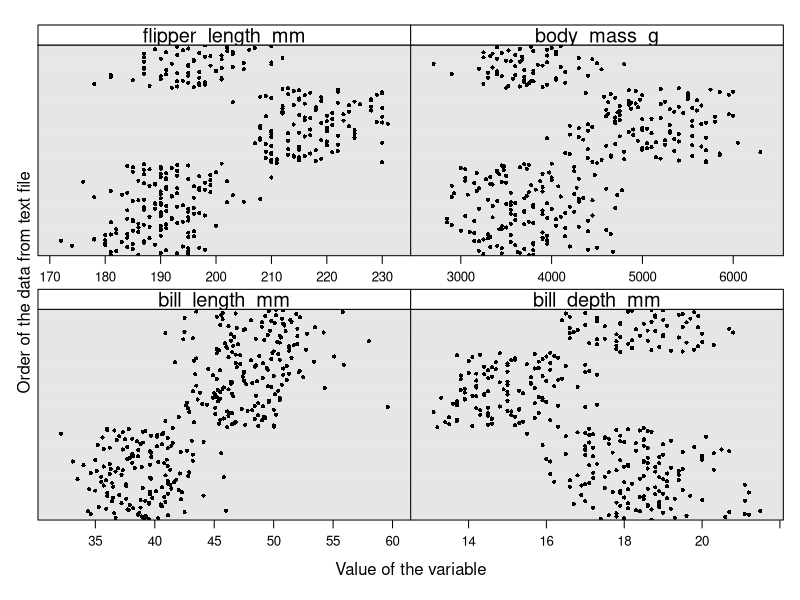
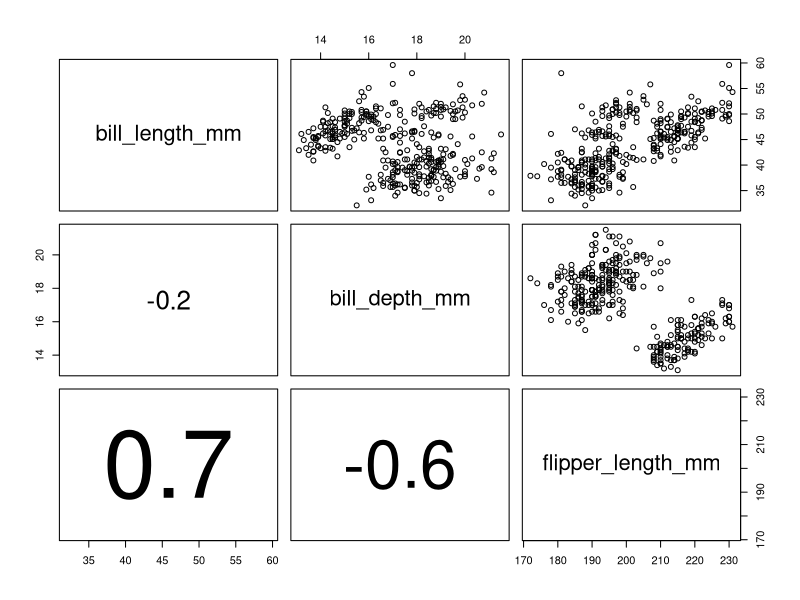
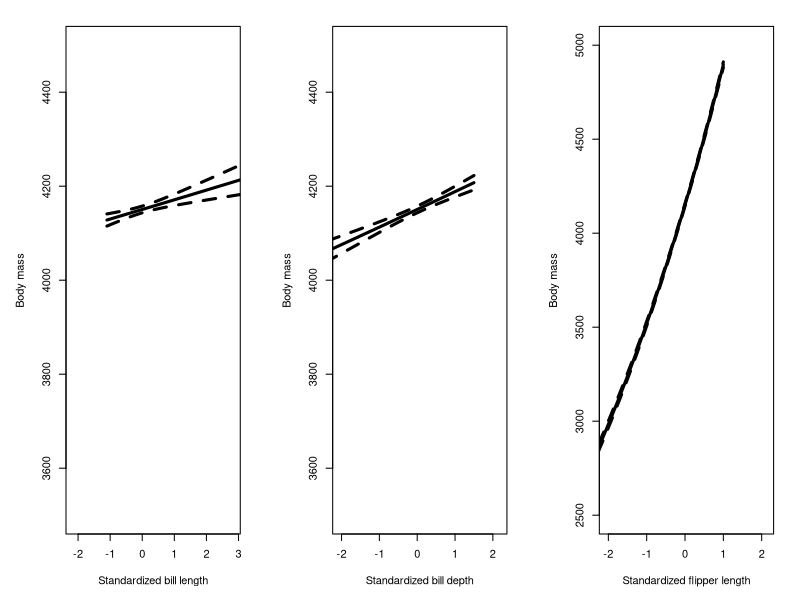
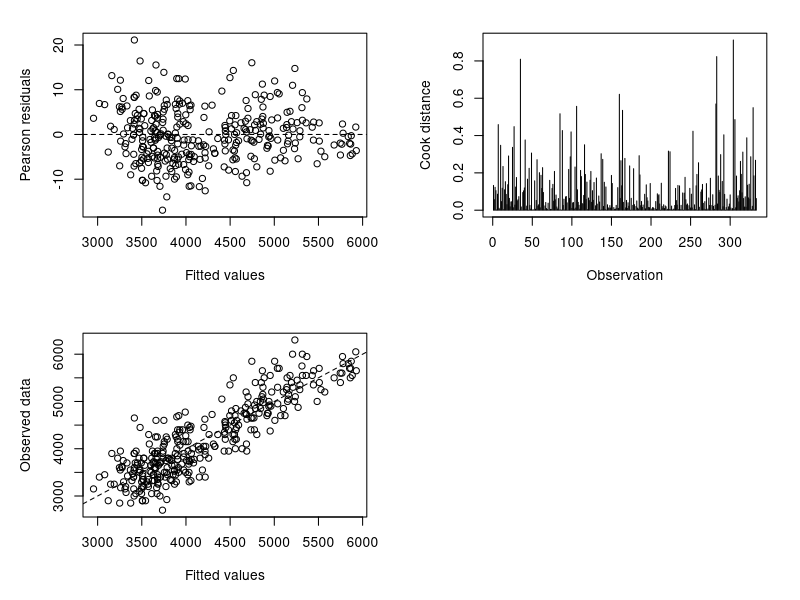
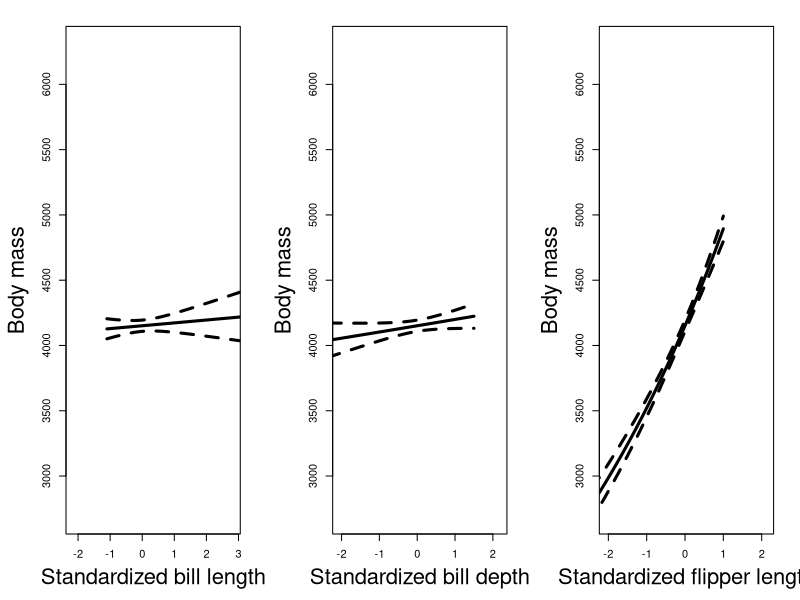

The R script that drew these images, in order:
## ---- chunk 1
knitr::opts_chunk$set(echo = FALSE)
## ---- chunk 2
library(palmerpenguins)
data("penguins")
attach(penguins)
penguins <- na.omit(penguins) #remove missing values
str(penguins)
## ---- chunk 3
library(lattice)
MyVar <- c("bill_length_mm", "bill_depth_mm", "flipper_length_mm", 
           "body_mass_g")
## ---- chunk 4
Mydotplot <- function(DataSelected){
  
P <- dotplot(as.matrix(as.matrix(DataSelected)),
               groups=FALSE,
               strip = strip.custom(bg = 'white',
                                    par.strip.text = list(cex = 1.2)),
               scales = list(x = list(relation = "free", draw = TRUE),
                             y = list(relation = "free", draw = FALSE)),
               col=1, cex  = 0.5, pch = 16,
               xlab = list(label = "Value of the variable", cex = 1),
               ylab = list(label = "Order of the data from text file", cex = 1))
  
  print(P)  
}


Mydotplot(penguins[,MyVar])
## ---- chunk 5
#Collinearity
MyVar <- c("bill_length_mm", "bill_depth_mm", "flipper_length_mm")

panel.cor <- function(x, y, digits=1, prefix="", cex.cor = 6)
{
  usr <- par("usr"); on.exit(par(usr))
  par(usr = c(0, 1, 0, 1))
  r1=cor(x,y,use="pairwise.complete.obs")
  r <- abs(cor(x, y,use="pairwise.complete.obs"))
  txt <- format(c(r1, 0.123456789), digits=digits)[1]
  txt <- paste(prefix, txt, sep="")
  if(missing(cex.cor)) { cex <- 0.9/strwidth(txt) } else {
     cex = cex.cor}
  text(0.5, 0.5, txt, cex = cex * r)
}

pairs(penguins[, MyVar], 
      lower.panel = panel.cor)
## ---- chunk 6

#####################################################################
#VIF FUNCTION.
#To use:  corvif(YourDataFile)
corvif <- function(dataz) {
  dataz <- as.data.frame(dataz)
  
  #vif part
  form    <- formula(paste("fooy ~ ",paste(strsplit(names(dataz)," "),collapse=" + ")))
  dataz   <- data.frame(fooy=1 + rnorm(nrow(dataz)) ,dataz)
  lm_mod  <- lm(form,dataz)
  
  cat("\n\nVariance inflation factors\n\n")
  print(myvif(lm_mod))
}


#Support function for corvif. Will not be called by the user
myvif <- function(mod) {
  v <- vcov(mod)
  assign <- attributes(model.matrix(mod))$assign
  if (names(coefficients(mod)[1]) == "(Intercept)") {
    v <- v[-1, -1]
    assign <- assign[-1]
  } else warning("No intercept: vifs may not be sensible.")
  terms <- labels(terms(mod))
  n.terms <- length(terms)
  if (n.terms < 2) stop("The model contains fewer than 2 terms")
  if (length(assign) > dim(v)[1] ) {
    diag(tmp_cor)<-0
    if (any(tmp_cor==1.0)){
      return("Sample size is too small, 100% collinearity is present")
    } else {
      return("Sample size is too small")
    }
  }
  R <- cov2cor(v)
  detR <- det(R)
  result <- matrix(0, n.terms, 3)
  rownames(result) <- terms
  colnames(result) <- c("GVIF", "Df", "GVIF^(1/2Df)")
  for (term in 1:n.terms) {
    subs <- which(assign == term)
    result[term, 1] <- det(as.matrix(R[subs, subs])) * det(as.matrix(R[-subs, -subs])) / detR
    result[term, 2] <- length(subs)
  }
  if (all(result[, 2] == 1)) {
    result <- data.frame(GVIF=result[, 1])
  } else {
    result[, 3] <- result[, 1]^(1/(2 * result[, 2]))
  }
  invisible(result)
}
#END VIF FUNCTIONS
## ---- chunk 7
corvif(penguins[,MyVar])
#In principle that is ok!
## ---- chunk 8
penguins$bill_length_mm.std      <- as.numeric(scale(penguins$bill_length_mm))
penguins$bill_depth_mm.std  <- as.numeric(scale(penguins$bill_depth_mm))
penguins$flipper_length_mm.std <- as.numeric(scale(penguins$flipper_length_mm))
## ---- chunk 9
M1 <- glm(body_mass_g ~ bill_length_mm.std +  
                    bill_depth_mm.std + flipper_length_mm.std,
          family = "poisson",
          data = penguins)
## ---- chunk 10
print(summary(M1), digits=3, signif.stars = FALSE)
## ---- chunk 11
par(mfrow = c(1,3), mar = c(5,5,2,2))
plot(x=penguins$bill_length_mm.std , y = penguins$body_mass_g,
     xlab = "Standardized bill length",
     ylab = "Body mass",
     ylim = c(3500, 4500),
     cex.lab = 1,
     pch = 16, type = "n")

range(penguins$bill_length_mm.std)
MyData <- data.frame(bill_length_mm.std = seq(-1.1, 4, length = 25),
                     bill_depth_mm.std   = 0,
                     flipper_length_mm.std = 0)
P1 <- predict(M1, newdata = MyData, type = "link", se = TRUE)
lines(x = MyData$bill_length_mm.std, y = exp(P1$fit), lwd = 3)
lines(x = MyData$bill_length_mm.std, y = exp(P1$fit + 2*P1$se.fit), lwd = 3, lty = 2)
lines(x = MyData$bill_length_mm.std, y = exp(P1$fit - 2*P1$se.fit), lwd = 3, lty = 2)
     

plot(x=penguins$bill_depth_mm.std  , y = penguins$body_mass_g,
     xlab = "Standardized bill depth",
     ylab = "Body mass",
     ylim = c(3500, 4500),
     cex.lab = 1,
     pch = 16, type = "n")

range(penguins$bill_depth_mm.std )
MyData <- data.frame(bill_length_mm.std = 0,
                     bill_depth_mm.std   = seq(-3, 1.5, length = 25),
                     flipper_length_mm.std = 0)
P1 <- predict(M1, newdata = MyData, type = "link", se = TRUE)
lines(x = MyData$bill_depth_mm.std , y = exp(P1$fit), lwd = 3)
lines(x = MyData$bill_depth_mm.std , y = exp(P1$fit + 2*P1$se.fit), lwd = 3, lty = 2)
lines(x = MyData$bill_depth_mm.std , y = exp(P1$fit - 2*P1$se.fit), lwd = 3, lty = 2)
     


plot(x=penguins$flipper_length_mm.std , y = penguins$body_mass_g,
     xlab = "Standardized flipper length",
     ylab = "Body mass",
     ylim = c(2500, 5000),
     cex.lab = 1,
     pch = 16, type = "n")

range(penguins$flipper_length_mm.std)
MyData <- data.frame(bill_length_mm.std = 0,
                     bill_depth_mm.std   = 0,
                     flipper_length_mm.std = seq(-4, 1, length = 25))
P1 <- predict(M1, newdata = MyData, type = "link", se = TRUE)
lines(x = MyData$flipper_length_mm.std, y = exp(P1$fit), lwd = 3)
lines(x = MyData$flipper_length_mm.std, y = exp(P1$fit + 2*P1$se.fit), lwd = 3, lty = 2)
lines(x = MyData$flipper_length_mm.std, y = exp(P1$fit - 2*P1$se.fit), lwd = 3, lty = 2)
     
## ---- chunk 12
E1 <- resid(M1, type = "pearson")
sum(E1^2) / (nrow(penguins) - length(coef(M1)))
## ---- chunk 13
F1 <- fitted(M1, type = "response")

par(mfrow = c(2,2), mar = c(5,5,2,2))
plot(x = F1, y = E1, xlab = "Fitted values",
     ylab = "Pearson residuals", cex.lab = 1)
abline(h=0, lty = 2)
     
plot(cooks.distance(M1), type = "h",
     xlab = "Observation", ylab = "Cook distance",
     cex.lab =  1)

plot(y = penguins$body_mass_g, x = F1,
      xlab = "Fitted values",
      ylab = "Observed data",
      cex.lab = 1, )
 abline(coef=c(0, 1), lty = 2)  
## ---- chunk 14
sum(penguins$body_mass_g==0) / nrow(penguins) 
## ---- chunk 15
library(MASS)
M2 <- glm.nb(body_mass_g ~ bill_length_mm.std +  
                    bill_depth_mm.std + flipper_length_mm.std,
             data = penguins)
summary(M2)
## ---- chunk 16
E2 <- resid(M2, type = "pearson")
p <- length(coef(M2)) + 1
sum(E2^2) / (nrow(penguins) - p)
## ---- chunk 17
drop1(M2, test = "Chi")
## ---- chunk 18
M2A <- glm.nb(body_mass_g ~ bill_length_mm.std + flipper_length_mm.std,
             data = penguins)
summary(M2A)
## ---- chunk 19
anova(M2, M2A, test = "Chi")
## ---- chunk 20
par(mfrow = c(1,3), mar = c(5,5,2,2))
plot(x = penguins$bill_length_mm.std, 
     y = penguins$body_mass_g,
     xlab = "Standardized bill length",
     ylab = "Body mass",
     cex.lab = 2,
     pch = 16, type = "n")

range(penguins$bill_length_mm.std)
MyData <- data.frame(bill_length_mm.std = seq(-1.1, 4, length = 25),
                     bill_depth_mm.std  = 0,
                     flipper_length_mm.std = 0)
P1 <- predict(M2, newdata = MyData, type = "link", se = TRUE)
lines(x = MyData$bill_length_mm.std, y = exp(P1$fit), lwd = 3)
lines(x = MyData$bill_length_mm.std, y = exp(P1$fit + 2*P1$se.fit), lwd = 3, lty = 2)
lines(x = MyData$bill_length_mm.std, y = exp(P1$fit - 2*P1$se.fit), lwd = 3, lty = 2)
     

plot(x=penguins$bill_depth_mm.std , y = penguins$body_mass_g,
     xlab = "Standardized bill depth",
     ylab = "Body mass",
     cex.lab = 2,
     pch = 16, type = "n")

range(penguins$bill_depth_mm.std)
MyData <- data.frame(bill_length_mm.std = 0,
                     bill_depth_mm.std  = seq(-3, 1.5, length = 25),
                     flipper_length_mm.std = 0)
P1 <- predict(M2, newdata = MyData, type = "link", se = TRUE)
lines(x = MyData$bill_depth_mm.std, y = exp(P1$fit), lwd = 3)
lines(x = MyData$bill_depth_mm.std, y = exp(P1$fit + 2*P1$se.fit), lwd = 3, lty = 2)
lines(x = MyData$bill_depth_mm.std, y = exp(P1$fit - 2*P1$se.fit), lwd = 3, lty = 2)
     


plot(x=penguins$flipper_length_mm.std , y = penguins$body_mass_g,
     xlab = "Standardized flipper length",
     ylab = "Body mass",
     cex.lab = 2,
     pch = 16, type = "n")

range(penguins$flipper_length_mm.std)
MyData <- data.frame(bill_length_mm.std = 0,
                     bill_depth_mm.std  = 0,
                     flipper_length_mm.std = seq(-4, 1, length = 25))
P1 <- predict(M2, newdata = MyData, type = "link", se = TRUE)
lines(x = MyData$flipper_length_mm.std, y = exp(P1$fit), lwd = 3)
lines(x = MyData$flipper_length_mm.std, y = exp(P1$fit + 2*P1$se.fit), lwd = 3, lty = 2)
lines(x = MyData$flipper_length_mm.std, y = exp(P1$fit - 2*P1$se.fit), lwd = 3, lty = 2)
